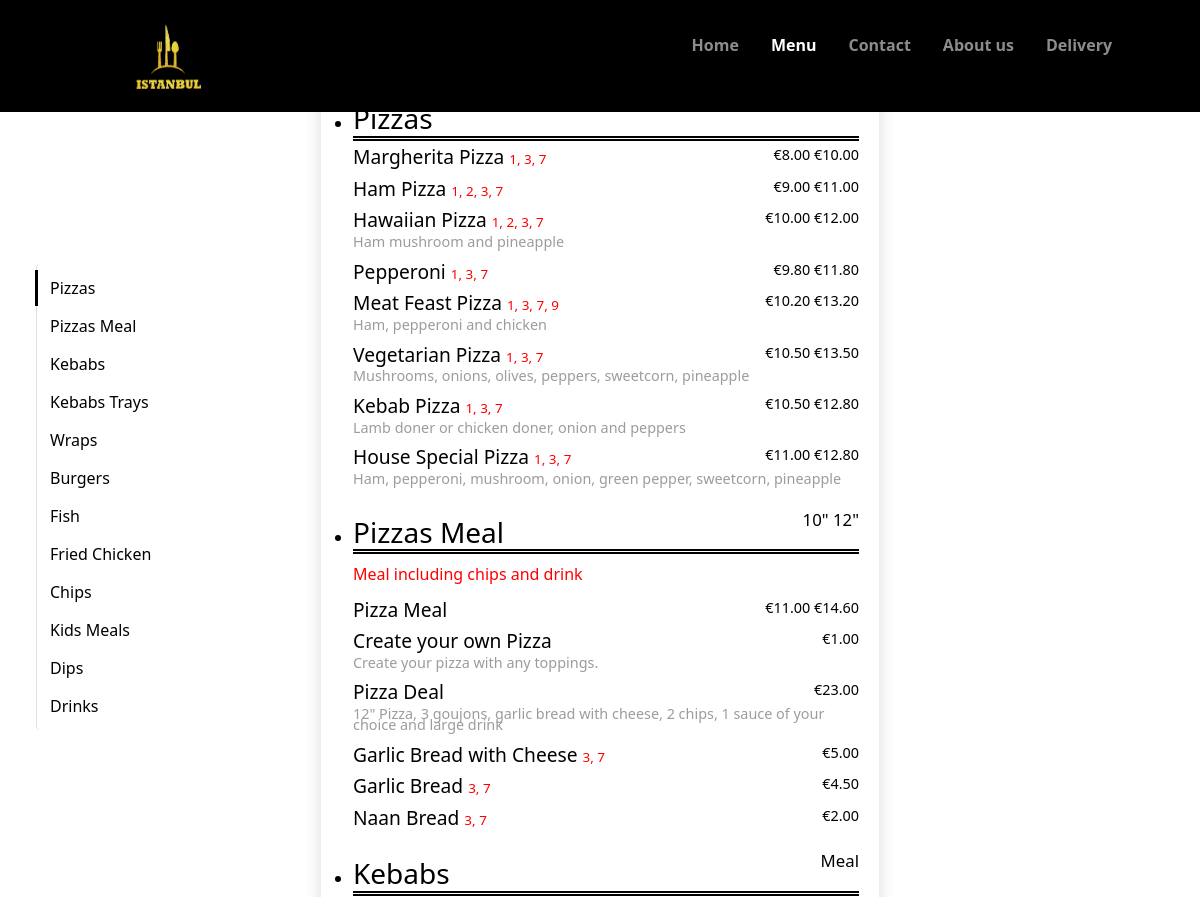
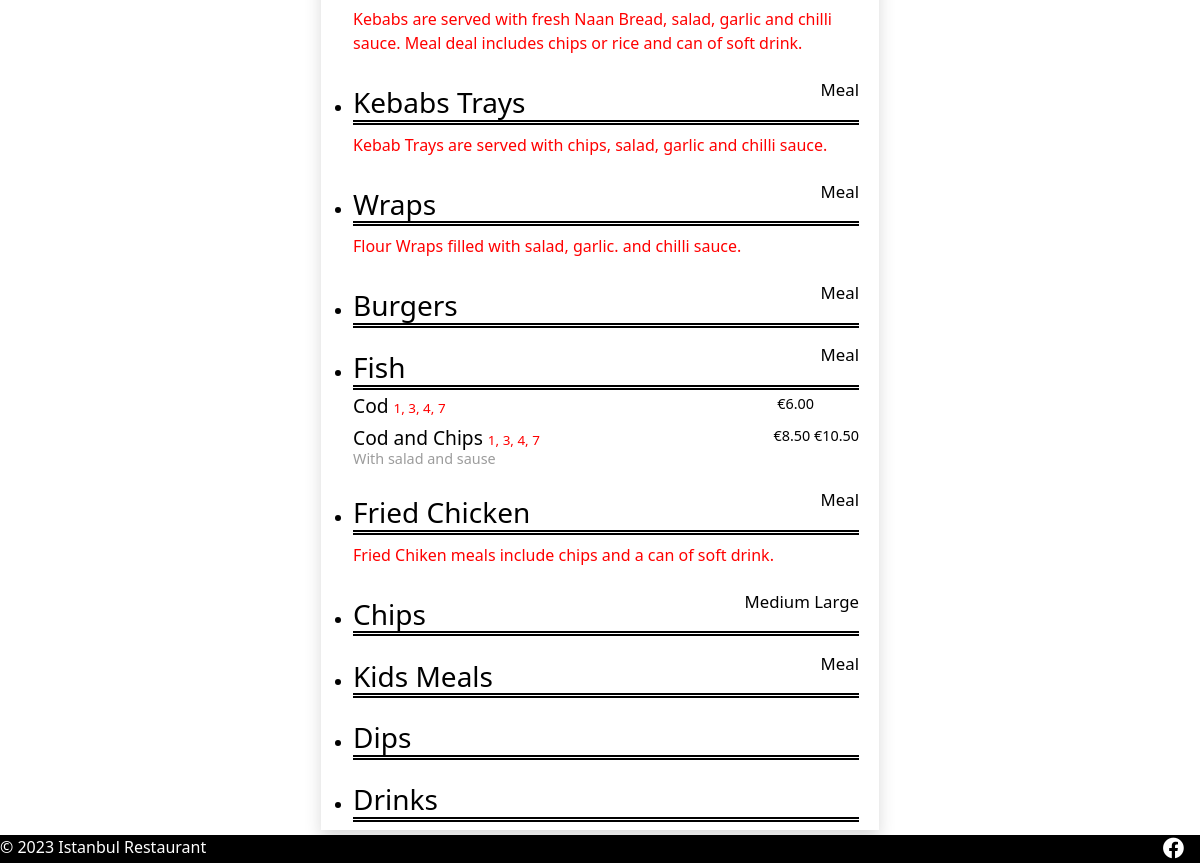
The page /menu on the database its author committed (2 pictures, top to bottom).
### main/models.py (models this page shows, shortened)
class MenuGroups(models.Model):
    title = models.CharField("Title", max_length=50)
    sub_title = models.CharField("Sub_Title", max_length=50)
    title_desc = models.TextField("Title_Desc")
    class Meta:
        verbose_name = "Group"
        verbose_name_plural = "Groups"

class Menu(models.Model):
    title = models.CharField("Title", max_length=50)
    item = models.CharField("Item", max_length=50)
    alergian = models.CharField("Alergian", max_length=50)
    price = models.CharField("Price", max_length=50)
    description = models.TextField("Description")
    class Meta:
        verbose_name = "Menu"
        verbose_name_plural = "Menu"

### main/views.py (the view)
# urls.py: path("menu", views.menu, name="menu"),
def menu(request):
    menu_groups = MenuGroups.objects.order_by("id")
    menu = Menu.objects.order_by("id")
    context = {#'hide_header': hide_header,
               'fade_out': True,
               'current_page': 'menu',
               'menu': menu,
               'menu_groups': menu_groups,
            }
    return render(request, "main/menu.html", context)

### main/templatetags/my_filters.py (called while the page is built)
@register.filter
def pop_space(value):
    value = value.replace("Space", "")
    return value

@register.filter
def del_space(value):
    value = value.replace(" ", "")
    return value

### main/templates/main/menu.html (shortened to what this page needs)
{% extends "main/base.html" %}
{% load my_filters %}
{% load static %}
{% block content %}
<div class="container margin width">
    <div class="row">
        <div class="centered-element">
            <ul class="text-left list-group navbar-brand text-dark border-start">
                {% for el in menu_groups %}
                <a class="btn nav-btn text-dark" href="#{{ el.title|del_space }}">{{ el.title }}</a>
                {% endfor %}
            </ul>
        </div>
        <div class="text-dark text-left d-flex align-items-center justify-content-center">
            <ul class="col-md-6 shadow menu-pd">
                {% for gl in menu_groups %}
                <li class="title" id="{{gl.title|del_space}}">
                    <h3 class="border-bottom-cus">{{gl.title}}
                        {% if gl.sub_title != "None" %}
                        <span class="sub_title">{{gl.sub_title}}</span>
                        {% endif %}
                    </h3>
                    {% if gl.title_desc != "None" %}
                    <p class="title_desc">{{ gl.title_desc }}</p>
                    {% endif %}
                    {% for el in menu %}
                    {% if el.title == gl.title %}
                    <h4 class="menu_list">
                        <h4 class="item_title">{{el.item}}
                            {% if el.alergian != "None" %}
                            <span class="item_alergian">{{el.alergian}}</span>
                            {% endif %}
                            {% if el.price|pop_space != el.price %}
                            <span
                                class="item_price">{{el.price|pop_space}}&nbsp;&nbsp;&nbsp;&nbsp;&nbsp;&nbsp;&nbsp;&nbsp;&nbsp;&nbsp;&nbsp;</span>
                            {% else %}
                            <span class="item_price">{{el.price}}</span>
                            {% endif %}
                        </h4>
                        {% if el.description != "None" %}
                        <p class="item_desc">{{ el.description }}</p>
                        {% else %}
                        <p class="item_desc"></p>
                        {% endif %}
                    </h4>
                    {% endif %}
                    {% endfor %}
                </li>
                {% endfor %}
            </ul>
        </div>
    </div>
</div>
{% endblock %}

### main/templates/main/base.html (shortened to what this page needs)
{% load static %}
<!DOCTYPE html>
<html lang="en">
<head>
  <link href="https://getbootstrap.com/docs/5.0/dist/css/bootstrap.min.css" rel="stylesheet">
  <link href="https://cdnjs.cloudflare.com/ajax/libs/font-awesome/5.15.3/css/all.min.css" rel="stylesheet">
  <link href="https://getbootstrap.com/docs/5.0/examples/cover/cover.css" rel="stylesheet">
</head>
<body class="d-flex h-100 text-center text-white bg-white flex-column min-vh-100">
  <header class="navbar navbar-expand-sm navbar-dark fixed-top black-bg-header border-2">
    <div class="container-x d-flex justify-content-between">
      <a class="logo-position" href="{% url 'home' %}">
        <img src="{% static 'logo.png' %}" alt="Logo" class="logo" width="65px" height="65px">
      </a>
      <div>
        <div class="d-flex justify-content-end collapse navbar-collapse navbar-position black-bg-ph"
          id="navbarCollapse">
          <ul class="navbar-nav ml-auto navbar">
            <li class="nav-item nav-mb hidden {% if current_page == 'home' %}active{% endif %}">
              <a class="nav-link" href="{% url 'home' %}">Home</a>
            </li>
            <li class="nav-item nav-mb hidden {% if current_page == 'menu' %}active{% endif %}">
              <a class="nav-link" href="{% url 'menu' %}">Menu</a>
            </li>
            <li class="nav-item nav-mb hidden {% if current_page == 'contact' %}active{% endif %}">
              <a class="nav-link" href="{% url 'contact' %}">Contact</a>
            </li>
            <li class="nav-item nav-mb hidden {% if current_page == 'about-us' %}active{% endif %}">
              <a class="nav-link" style="white-space: nowrap;" href="{% url 'about-us' %}">About us</a>
            </li>
            <li class="nav-item nav-mb hidden {% if current_page == 'delivery' %}active{% endif %}">
              <a class="nav-link" href="{% url 'delivery' %}">Delivery</a>
            </li>
          </ul>
        </div>
      </div>
  </header>
  <main class="fade-out">
    {% block content %} {% endblock %}
  </main>
  <footer class="nav fade-out mt-auto d-flex justify-content-between black-bg fixed-bottom">
    <p class="mb-3 mb-md-1 text-body-secondary align-self-end">© 2023 Istanbul Restaurant</p>
    <a class="fab fa-facebook fa-lg text-white navbar-brand"
      href="https://www.facebook.com/people/Istanbul-Kebab-Grill-Restaurant-Takeaway/100083546643446/"></a>
  </footer>
</body>
</html>

### main/templates/main/menu.html (style rules this page uses)
.margin { margin-top: 87px; margin-block-end: 17px; }
.text-dark { color: #000 !important; }
.text-left { text-align: left; }
.centered-element { position: fixed; top: 15%; left: 2%; width: 175px; }
.item_alergian { font-size: 70%; color: #ff0000; }
.item_price { float: right; font-size: 75%; }
.item_desc { color: #9c9c9c; font-size: 90%; line-height: 0.8; }
.item_title { line-height: 0.8; font-size: 120%; }
.sub_title { float: right; font-size: 60%; line-height: 0.5; }
.title { padding-top: 3%; }
.width { width: 80% important !; }
.title_desc { color: #ff0000; }
.border-bottom-cus { border-bottom: double black 5px; }
.nav-btn { position: relative; text-align: left; display: inline-block; color: black; }
.nav-btn::before { content: ""; position: absolute; top: 0; left: -2%; width: 2%; height: 100%; color: black; background-color: gray; opacity: 0; transition: opacity 0.2s ease; }
.nav-btn.active::before { background-color: black; opacity: 1; }
.menu-pd { padding-right: 20px; }

### main/templates/main/base.html (style rules this page uses)
.fade-out { opacity: 0; transition: opacity 1s ease-in-out; }
.fade-out-transition { opacity: 1; }
.navbar-brand { text-decoration: none; border-bottom: none; }
.black-bg-header { background-color: black; height: 14vh; }
.black-bg { background-color: black; }
.navbar-nav .nav-link { margin-right: 5%; color: white; padding-bottom: 3px; font-weight: bold; }
.navbar-nav .active>.nav-link { color: white; display: inline-block; width: auto; position: relative; padding-bottom: 3px; font-weight: bold; }
.navbar-nav .active>.nav-link::after { content: ""; position: absolute; bottom: 0; left: 0; width: 100%; height: 3px; background-color: white; transform: scaleX(0); transform-origin: left center; transition: transform 0.5s ease-out; }
@media (min-width: 768px) { .nav-item { margin-left: 1rem; font-size: 100%; padding: 0; float: right; } }
@media (min-width: 768px) { .navbar-nav { display: flex; } }
.container-x { display: flex; justify-content: space-between; align-items: center; }
.navbar-position { position: absolute; right: 10vh; top: 17px; }
.logo-position { position: absolute; left: 17vh; }

### rows shown on the page
MenuGroups: title "Pizzas"
MenuGroups: title "Pizzas Meal", sub_title "10\" 12\"", title_desc "Meal including chips and drink"
MenuGroups: title "Kebabs", sub_title "Meal", title_desc "Kebabs are served with fresh Naan Bread, salad, garlic and chilli sauce. Meal deal includes chips or rice and can of soft drink."
MenuGroups: title "Kebabs Trays", sub_title "Meal", title_desc "Kebab Trays are served with chips, salad, garlic and chilli sauce."
MenuGroups: title "Wraps", sub_title "Meal", title_desc "Flour Wraps filled with salad, garlic. and chilli sauce."
MenuGroups: title "Burgers", sub_title "Meal"
MenuGroups: title "Fish", sub_title "Meal"
MenuGroups: title "Fried Chicken", sub_title "Meal", title_desc "Fried Chiken meals include chips and a can of soft drink."
MenuGroups: title "Chips", sub_title "Medium Large"
MenuGroups: title "Kids Meals", sub_title "Meal"
MenuGroups: title "Dips"
MenuGroups: title "Drinks"
Menu: item "Margherita Pizza", alergian "1, 3, 7", price "€8.00 €10.00"
Menu: item "Ham Pizza", alergian "1, 2, 3, 7", price "€9.00 €11.00"
Menu: item "Hawaiian Pizza", alergian "1, 2, 3, 7", price "€10.00 €12.00", description "Ham mushroom and pineapple"
Menu: item "Pepperoni", alergian "1, 3, 7", price "€9.80 €11.80"
Menu: item "Meat Feast Pizza", alergian "1, 3, 7, 9", price "€10.20 €13.20", description "Ham, pepperoni and chicken"
Menu: item "Vegetarian Pizza", alergian "1, 3, 7", price "€10.50 €13.50", description "Mushrooms, onions, olives, peppers, sweetcorn, pineapple"
Menu: item "Kebab Pizza", alergian "1, 3, 7", price "€10.50 €12.80", description "Lamb doner or chicken doner, onion and peppers"
Menu: item "House Special Pizza", alergian "1, 3, 7", price "€11.00 €12.80", description "Ham, pepperoni, mushroom, onion, green pepper, sweetcorn, pineapple"
Menu: item "Pizza Meal", price "€11.00 €14.60"
Menu: item "Create your own Pizza", price "€1.00", description "Create your pizza with any toppings."
Menu: item "Pizza Deal", price "€23.00", description "12\" Pizza, 3 goujons, garlic bread with cheese, 2 chips, 1 sauce of your choice and large drink"
Menu: item "Garlic Bread with Cheese", alergian "3, 7", price "€5.00"
Menu: item "Garlic Bread", alergian "3, 7", price "€4.50"
Menu: item "Naan Bread", alergian "3, 7", price "€2.00"
Menu: item "Cod", alergian "1, 3, 4, 7", price|pop_space "€6.00"
Menu: item "Cod and Chips", alergian "1, 3, 4, 7", price "€8.50 €10.50", description "With salad and sause"
